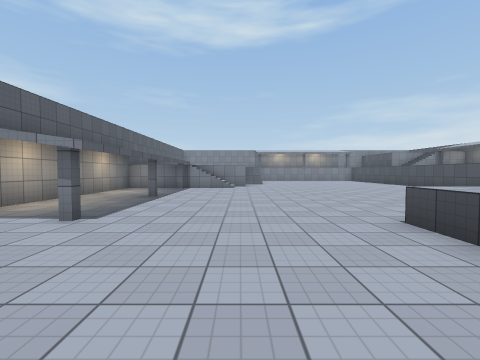
View 1 (above)

18 first-person views from a walk through a Unity game level. The camera is 1.4 m above the floor, tilts 2° down and sees 90° across. The floor is counted in squares, 2 m on a side. Each view is taken from the middle of a square. On the plan, view 1 faces up. The plan holds only what a view shows up to about 9 squares ahead; the rest is blank. The place goes on beyond the plan. Some animated figures are left out. Surface patterns are stand-ins for the level's own textures.

View 2
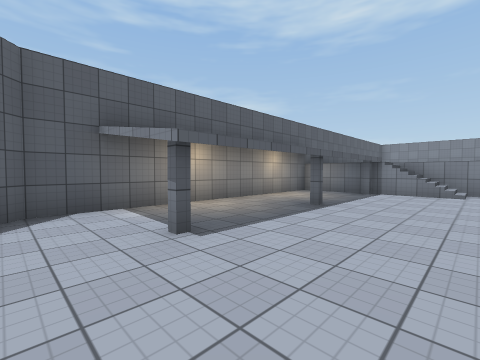

View 3
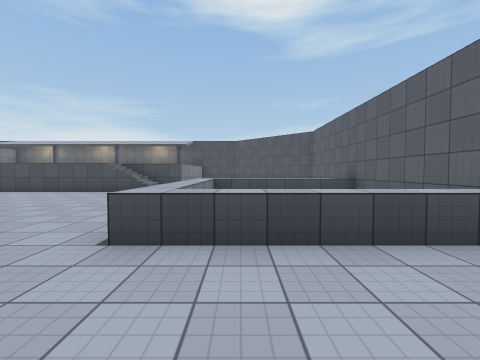

View 4
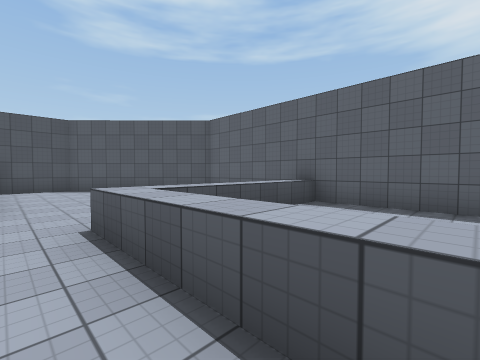

View 5
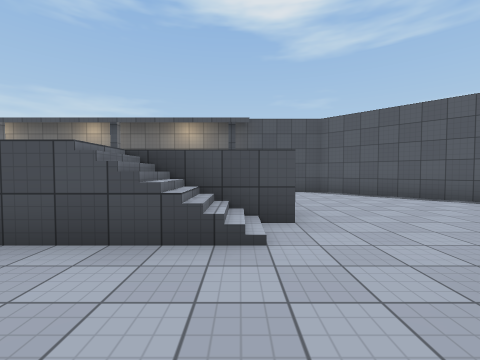

View 6
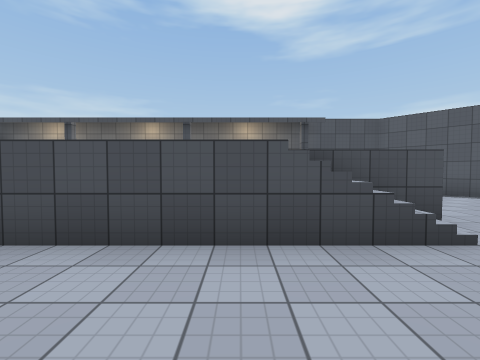

View 7
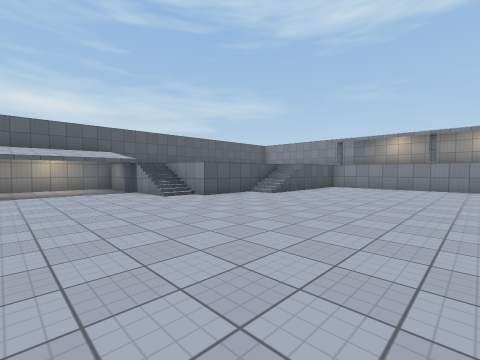

View 8
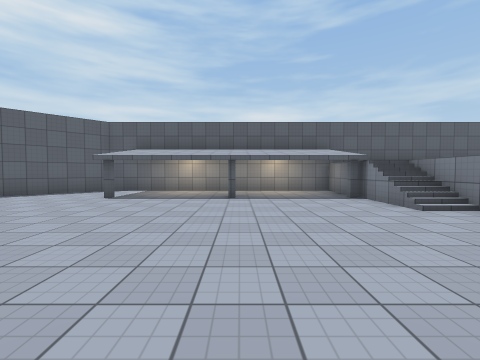

View 9
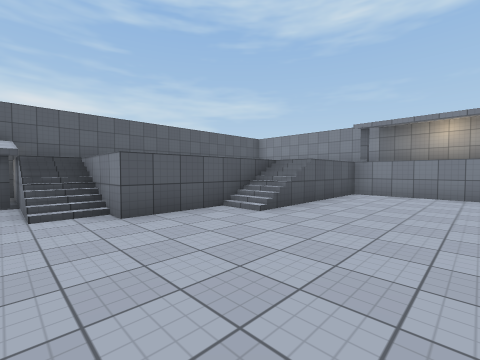

View 10
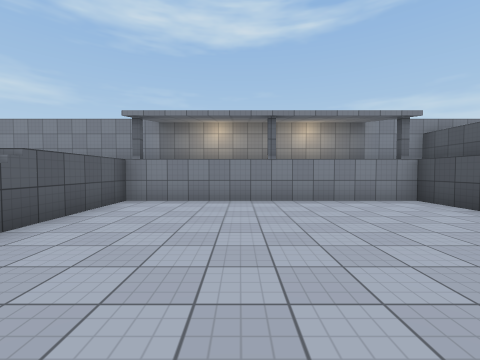

View 11
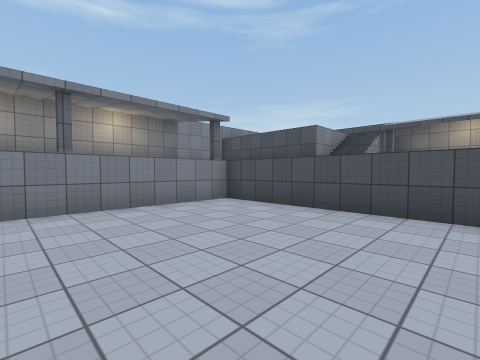

View 12
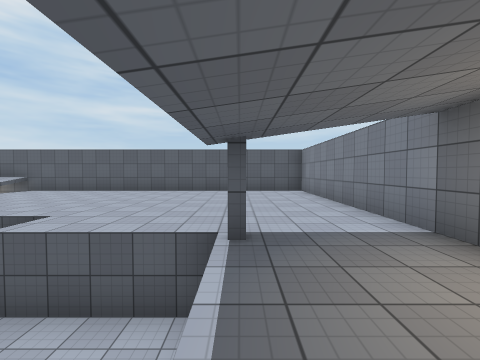

View 13
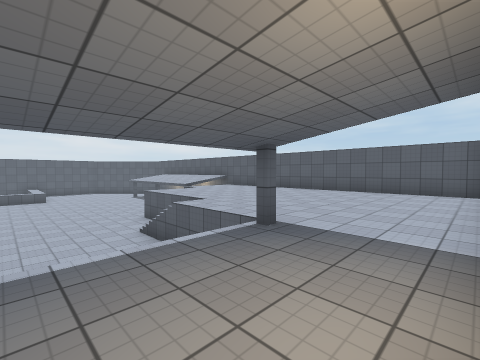

View 14
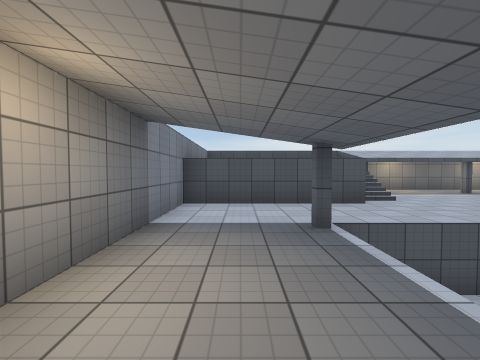

View 15
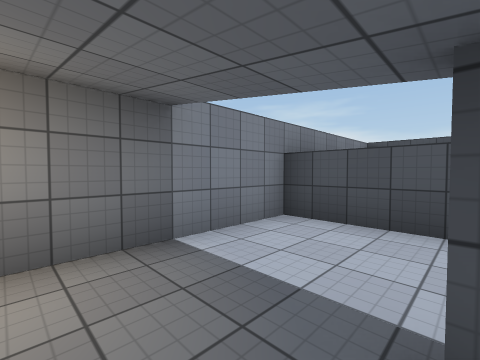

View 16
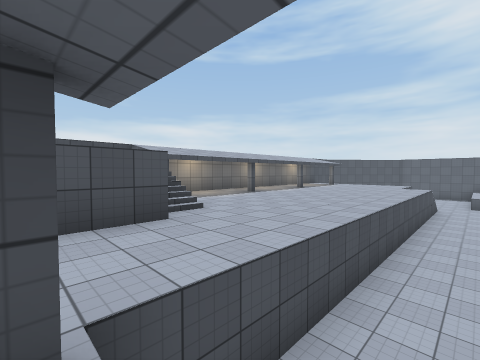

View 17
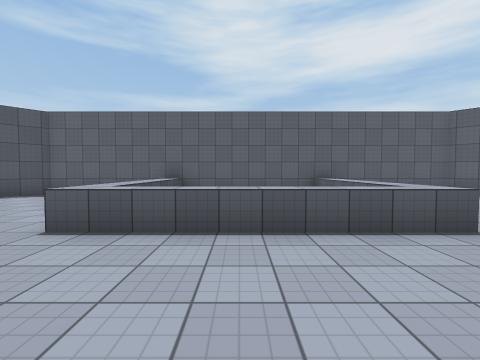

View 18
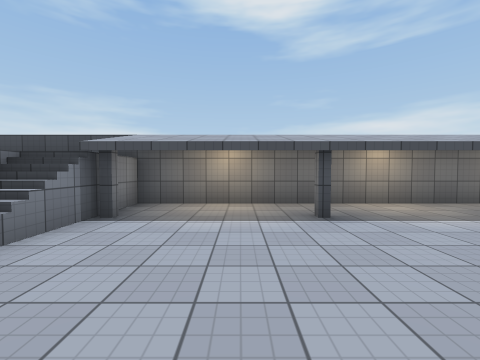

### Floor plan
Key: @ floor where view 1 was taken; # wall or solid block; . main floor; : floor 2 m higher than the main floor; / step, stairs or slope; = window, fence, low wall or low ledge; ^ raised ledge.
Columns run from 5 left of view 1 to 15 right of it. Each row starts with its distance up from view 1.
 21 ################^^^^
 20 #::::::::: ::::/    ^
 19 #::::::::::::::/    ^
 18 #:::::#:::#::#:/    ^
 17 #::::::......///    ^
 16 #::::::....../////  ^
 15 #:::://....../:://#:#
 14 #:::::/....../::::::#
 13 #:::::/....../::::::#
 12 #:::::......./::::#:#
 11 #::///......./::::::#
 10 #.#///......./::::::#
  9 #............/::: ::#
  8 #............/::  #:#
  7 #.#........../:     #
  6 #............//     #
  5 #............//   # #
  4 #.............//////#
  3 #.#.....^^^^^.......#
  2 #.......^   ^......##
  1 ##......^   ^ ....##
  0  ##  @ .^...^  ..##
 -1         =###=   ##
 -2     ####     ###

Where each view was taken, in squares from view 1:
view 1: 0 up, 0 right, facing up
view 2: 2 up, 0 right, facing up-left
view 3: 2 up, 0 right, facing right
view 4: 4 up, 4 right, facing down-right
view 5: 5 up, 6 right, facing right
view 6: 7 up, 6 right, facing right
view 7: 7 up, 6 right, facing up-left
view 8: 7 up, 4 right, facing left
view 9: 10 up, 4 right, facing up-left
view 10: 12 up, 4 right, facing up
view 11: 13 up, 4 right, facing up-right
view 12: 18 up, 4 right, facing left
view 13: 20 up, 4 right, facing down-left
view 14: 19 up, 5 right, facing right
view 15: 18 up, 7 right, facing up-right
view 16: 18 up, 7 right, facing down-right
view 17: 6 up, 5 right, facing down
view 18: 13 up, 9 right, facing right
